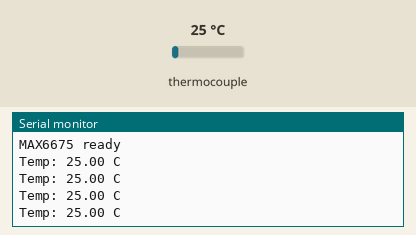
This sketch was run on a simulated ESP32. On the bench: the last lines printed to the serial monitor. The inputs (shaded band) are chosen by the test bench; at power-on: thermocouple 25 °C.

Above: at 1.7 s.
1.8 s: thermocouple set to 6 °C
At 2.21 s:
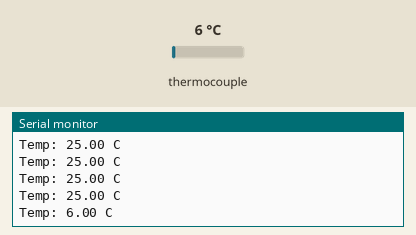
3.3 s: thermocouple set to 75 °C
At 3.41 s:
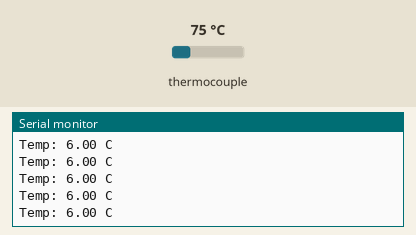
Timing chart, 0 to 6.3 s (numbered marks = the images above; inputs shaded):
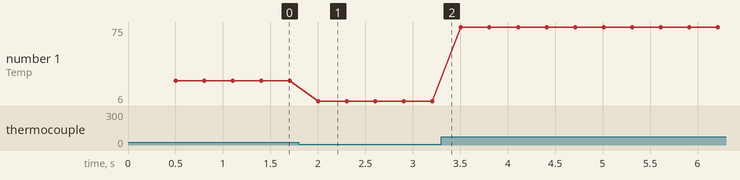

The sketch:

example.ino
```cpp
// Reads Celsius from a MAX6675 connected to an ESP32 using the Adafruit MAX6675 library and prints the temperature over Serial, handling a disconnected thermocouple.
//
// Buy this module: https://shillehtek.com/products/max6675-module-k-type-thermocouple-sensor-measures-up-to-1024-degrees
// Full manual: https://shillehtek.com/blogs/shillehtek-product-manuals/max6675-module-k-type-thermocouple-sensor-measures-up-to-1024-degrees-manual
// More examples: https://github.com/shillehbean/shillehtek-examples
//

// MAX6675 K-type thermocouple - ESP32
// Same Adafruit MAX6675 library works fine on ESP32.

#include <max6675.h>

const int CS_PIN  = 5;   // GPIO5
const int SCK_PIN = 18;  // GPIO18
const int SO_PIN  = 19;  // GPIO19

MAX6675 thermo(SCK_PIN, CS_PIN, SO_PIN);

void setup() {
  Serial.begin(115200);
  delay(500);
  Serial.println("MAX6675 ready");
}

void loop() {
  float c = thermo.readCelsius();
  if (isnan(c)) {
    Serial.println("Thermocouple disconnected!");
  } else {
    Serial.printf("Temp: %.2f C\n", c);
  }
  delay(300);
}
```

Measured:
- after the input at 1.8 s, the serial monitor: prints a new line after 0.20 s (image 1)
- plotted number 1: 25 → 6 after the input at 1.8 s, 6 → 75 after the input at 3.3 s
